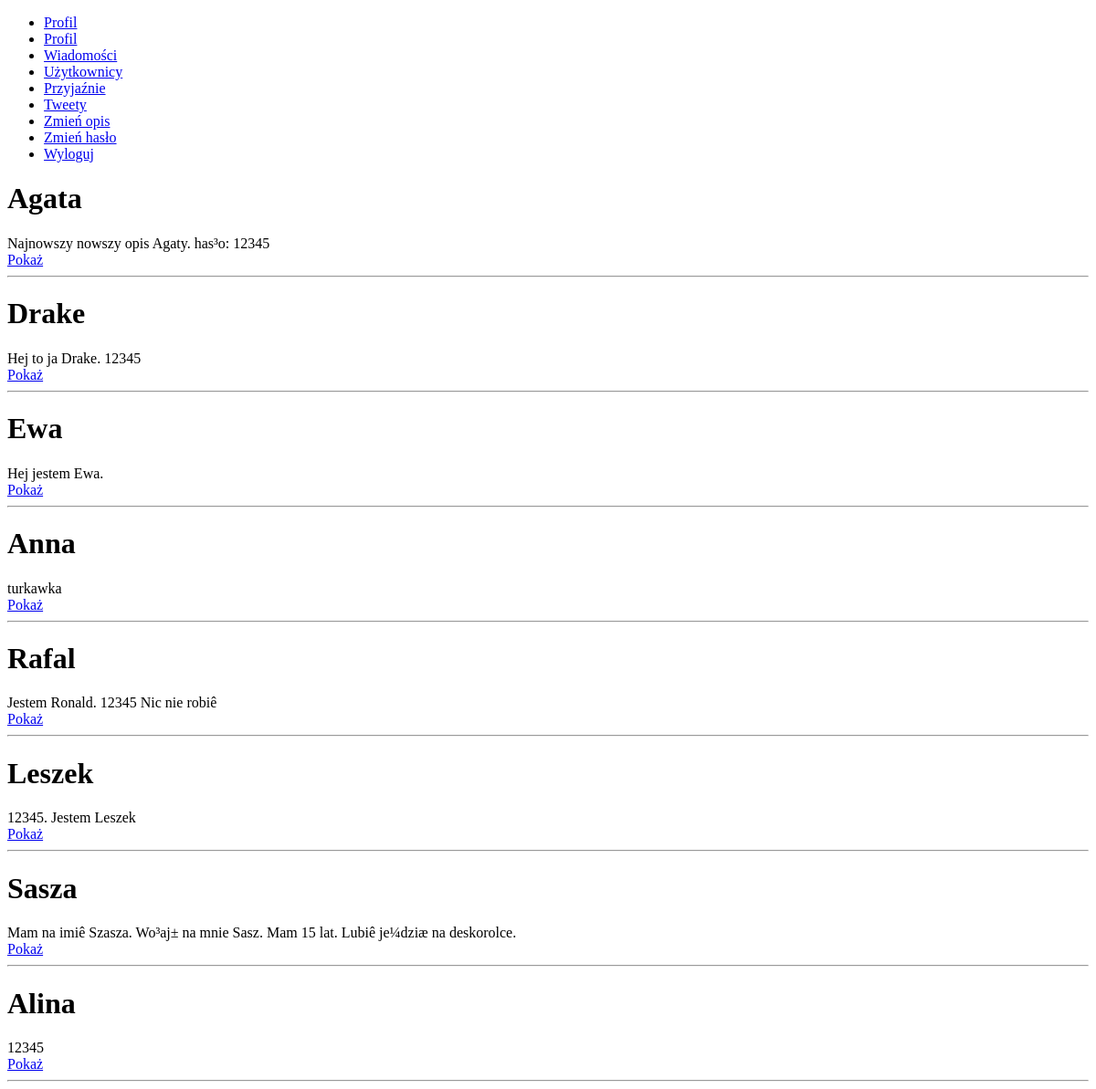
The page /showAllUsers.php (signed in) on the database as committed earlier.
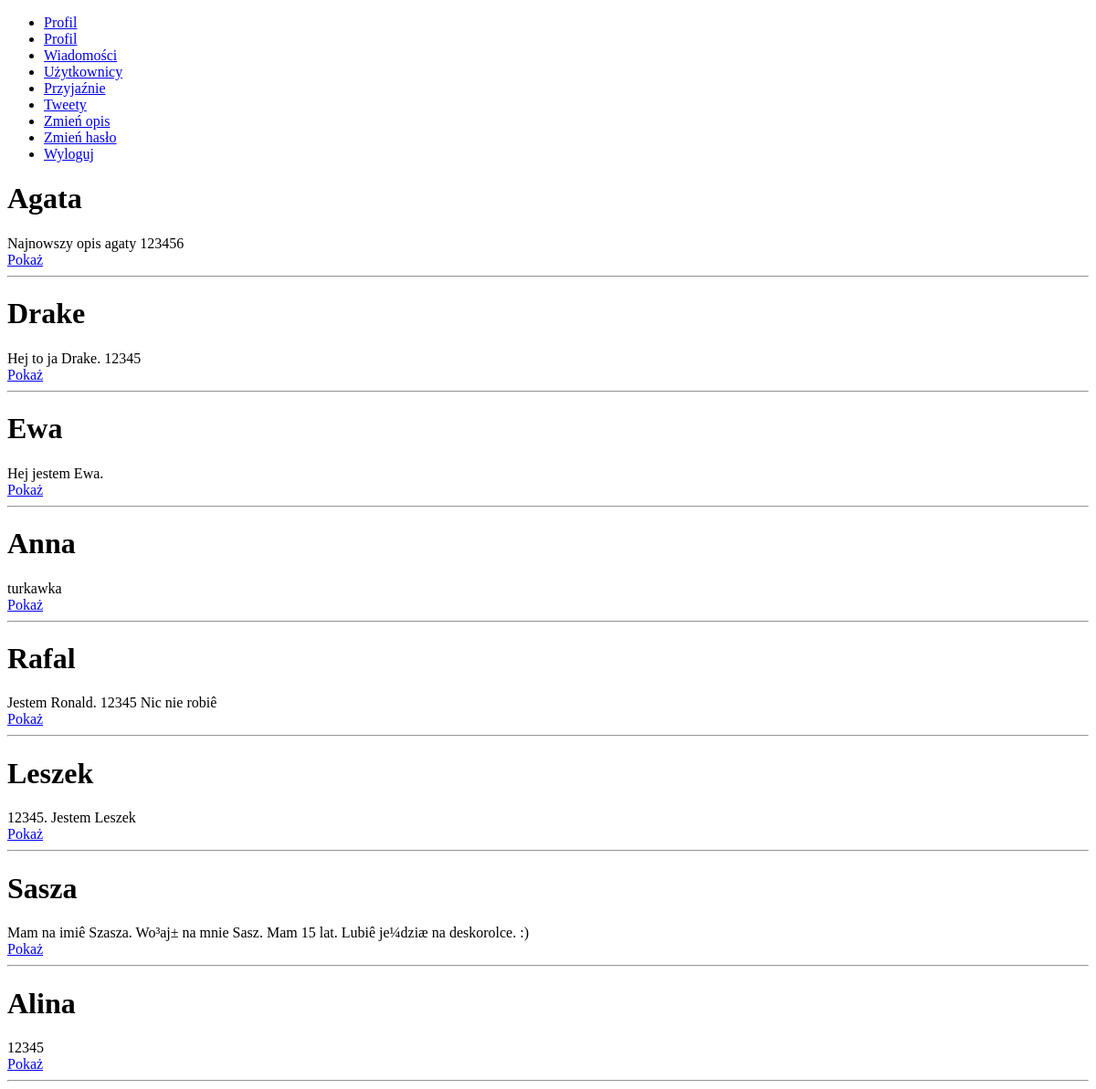
The same page on the database as committed later.
### tables this page shows
CREATE TABLE IF NOT EXISTS `Users` (
  `id` int(11) NOT NULL AUTO_INCREMENT,
  `name` varchar(255) DEFAULT NULL,
  `email` varchar(255) DEFAULT NULL,
  `password` char(60) DEFAULT NULL,
  `description` varchar(255) DEFAULT NULL,
  PRIMARY KEY (`id`),
  UNIQUE KEY `email` (`email`)
);

### src/User.php (called while the page is built, shortened)
<?php
class User
{
    static private $connection = null;
    static public function SetConnection(mysqli $newConnection)
    {
        User::$connection = $newConnection;
    }
    static public function GetAllUsers()
    {
        $ret = [];
        $sql = "SELECT * FROM Users";
        $result = self::$connection->query($sql);
        if ($result !== FALSE) {
            if ($result->num_rows > 0) {
                while ($row = $result->fetch_assoc()) {
                    $user = new User($row['id'], $row['name'], $row['email'], $row['description']);
                    $ret[] = $user;
                }
            }
        }
        return $ret;
    }
    private $id;
    private $name;
    private $description;
    public function __construct($newId, $newName, $newEmail, $newDescription)
    {
        $this->id = intval($newId);
        $this->name = $newName;
    }
    public function getId()
    {
        return $this->id;
    }
    public function getName()
    {
        return $this->name;
    }
    public function getDescription()
    {
        return $this->description;
    }
    public function setDescription($newDescription)
    {
        if (strlen($newDescription) > 0) {
            return ($this->description = $newDescription);
        } else {
            return false;
        }
    }
}
?>

### showAllUsers.php (the view, shortened to what this page needs)
<?php
require_once("./src/connections.php");
$allUsers = User::GetAllUsers();
foreach($allUsers as $userToShow){
    echo("<h1>{$userToShow->getName()} </h1>");
    echo($userToShow->getDescription() . "<br />");
    echo("<a href='showUser.php?userId={$userToShow->getId()}'>Pokaż</a> <br>");
    echo("<hr />");
}
?>

Rows that differ between the two databases and show on the page:
changed users "Agata": description "Najnowszy nowszy opis Agaty. has³o: 12345" → "Najnowszy opis agaty 123456"
changed users "Sasza": description "Mam na imiê Szasza. Wo³aj± na mnie Sasz. Mam 15 lat. Lubiê je¼dziæ na deskorolce." → "Mam na imiê Szasza. Wo³aj± na mnie Sasz. Mam 15 lat. Lubiê je¼dziæ na deskorolce. :)"
